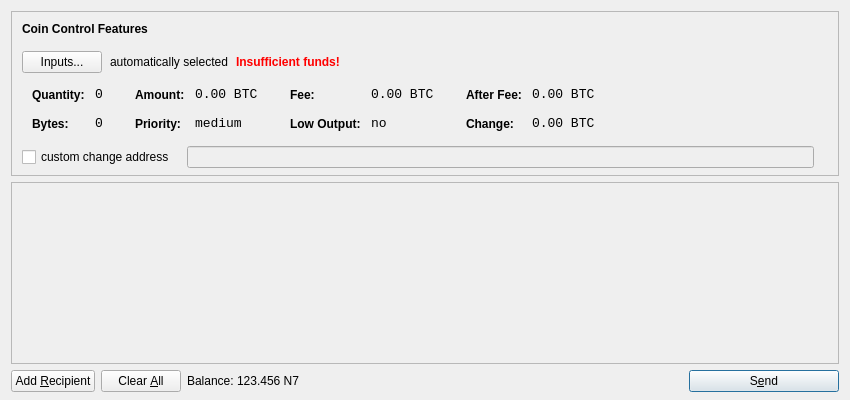
<?xml version="1.0" encoding="UTF-8"?>
<ui version="4.0">
 <class>SendCoinsDialog</class>
 <widget class="QDialog" name="SendCoinsDialog">
  <property name="geometry">
   <rect>
    <x>0</x>
    <y>0</y>
    <width>850</width>
    <height>400</height>
   </rect>
  </property>
  <property name="windowTitle">
   <string>Send Coins</string>
  </property>
  <layout class="QVBoxLayout" name="verticalLayout" stretch="0,1,0">
   <property name="bottomMargin">
    <number>8</number>
   </property>
   <item>
    <widget class="QFrame" name="frameCoinControl">
     <property name="sizePolicy">
      <sizepolicy hsizetype="Expanding" vsizetype="Expanding">
       <horstretch>0</horstretch>
       <verstretch>0</verstretch>
      </sizepolicy>
     </property>
     <property name="maximumSize">
      <size>
       <width>16777215</width>
       <height>16777215</height>
      </size>
     </property>
     <property name="frameShape">
      <enum>QFrame::StyledPanel</enum>
     </property>
     <property name="frameShadow">
      <enum>QFrame::Sunken</enum>
     </property>
     <layout class="QVBoxLayout" name="verticalLayoutCoinControl2">
      <property name="spacing">
       <number>-1</number>
      </property>
      <property name="leftMargin">
       <number>0</number>
      </property>
      <property name="topMargin">
       <number>0</number>
      </property>
      <property name="rightMargin">
       <number>0</number>
      </property>
      <property name="bottomMargin">
       <number>6</number>
      </property>
      <item>
       <layout class="QVBoxLayout" name="verticalLayoutCoinControl" stretch="0,0,0,0,1">
        <property name="spacing">
         <number>0</number>
        </property>
        <property name="leftMargin">
         <number>10</number>
        </property>
        <property name="topMargin">
         <number>10</number>
        </property>
        <item>
         <layout class="QHBoxLayout" name="horizontalLayoutCoinControl1">
          <property name="bottomMargin">
           <number>15</number>
          </property>
          <item>
           <widget class="QLabel" name="labelCoinControlFeatures">
            <property name="sizePolicy">
             <sizepolicy hsizetype="Preferred" vsizetype="Maximum">
              <horstretch>0</horstretch>
              <verstretch>0</verstretch>
             </sizepolicy>
            </property>
            <property name="font">
             <font>
              <weight>75</weight>
              <bold>true</bold>
             </font>
            </property>
            <property name="styleSheet">
             <string notr="true">font-weight:bold;</string>
            </property>
            <property name="text">
             <string>Coin Control Features</string>
            </property>
           </widget>
          </item>
         </layout>
        </item>
        <item>
         <layout class="QHBoxLayout" name="horizontalLayoutCoinControl2" stretch="0,0,0,0">
          <property name="spacing">
           <number>8</number>
          </property>
          <property name="bottomMargin">
           <number>10</number>
          </property>
          <item>
           <widget class="QPushButton" name="pushButtonCoinControl">
            <property name="styleSheet">
             <string notr="true"/>
            </property>
            <property name="text">
             <string>Inputs...</string>
            </property>
           </widget>
          </item>
          <item>
           <widget class="QLabel" name="labelCoinControlAutomaticallySelected">
            <property name="text">
             <string>automatically selected</string>
            </property>
            <property name="margin">
             <number>5</number>
            </property>
           </widget>
          </item>
          <item>
           <widget class="QLabel" name="labelCoinControlInsuffFunds">
            <property name="font">
             <font>
              <weight>75</weight>
              <bold>true</bold>
             </font>
            </property>
            <property name="styleSheet">
             <string notr="true">color:red;font-weight:bold;</string>
            </property>
            <property name="text">
             <string>Insufficient funds!</string>
            </property>
            <property name="margin">
             <number>5</number>
            </property>
           </widget>
          </item>
          <item>
           <spacer name="horizontalSpacerCoinControl">
            <property name="orientation">
             <enum>Qt::Horizontal</enum>
            </property>
            <property name="sizeHint" stdset="0">
             <size>
              <width>40</width>
              <height>1</height>
             </size>
            </property>
           </spacer>
          </item>
         </layout>
        </item>
        <item>
         <widget class="QWidget" name="widgetCoinControl" native="true">
          <property name="sizePolicy">
           <sizepolicy hsizetype="Preferred" vsizetype="Preferred">
            <horstretch>0</horstretch>
            <verstretch>0</verstretch>
           </sizepolicy>
          </property>
          <property name="minimumSize">
           <size>
            <width>0</width>
            <height>0</height>
           </size>
          </property>
          <property name="styleSheet">
           <string notr="true"/>
          </property>
          <layout class="QHBoxLayout" name="horizontalLayoutCoinControl5">
           <property name="margin">
            <number>0</number>
           </property>
           <item>
            <layout class="QHBoxLayout" name="horizontalLayoutCoinControl3" stretch="0,0,0,1">
             <property name="spacing">
              <number>20</number>
             </property>
             <property name="topMargin">
              <number>0</number>
             </property>
             <property name="bottomMargin">
              <number>10</number>
             </property>
             <item>
              <layout class="QFormLayout" name="formLayoutCoinControl1">
               <property name="horizontalSpacing">
                <number>10</number>
               </property>
               <property name="verticalSpacing">
                <number>14</number>
               </property>
               <property name="leftMargin">
                <number>10</number>
               </property>
               <property name="topMargin">
                <number>4</number>
               </property>
               <property name="rightMargin">
                <number>6</number>
               </property>
               <item row="0" column="0">
                <widget class="QLabel" name="labelCoinControlQuantityText">
                 <property name="styleSheet">
                  <string notr="true">font-weight:bold;</string>
                 </property>
                 <property name="text">
                  <string>Quantity:</string>
                 </property>
                 <property name="margin">
                  <number>0</number>
                 </property>
                </widget>
               </item>
               <item row="0" column="1">
                <widget class="QLabel" name="labelCoinControlQuantity">
                 <property name="font">
                  <font>
                   <family>Monospace</family>
                   <pointsize>10</pointsize>
                  </font>
                 </property>
                 <property name="cursor">
                  <cursorShape>IBeamCursor</cursorShape>
                 </property>
                 <property name="contextMenuPolicy">
                  <enum>Qt::ActionsContextMenu</enum>
                 </property>
                 <property name="text">
                  <string notr="true">0</string>
                 </property>
                 <property name="margin">
                  <number>0</number>
                 </property>
                 <property name="textInteractionFlags">
                  <set>Qt::LinksAccessibleByMouse|Qt::TextSelectableByKeyboard|Qt::TextSelectableByMouse</set>
                 </property>
                </widget>
               </item>
               <item row="1" column="0">
                <widget class="QLabel" name="labelCoinControlBytesText">
                 <property name="styleSheet">
                  <string notr="true">font-weight:bold;</string>
                 </property>
                 <property name="text">
                  <string>Bytes:</string>
                 </property>
                </widget>
               </item>
               <item row="1" column="1">
                <widget class="QLabel" name="labelCoinControlBytes">
                 <property name="font">
                  <font>
                   <family>Monospace</family>
                   <pointsize>10</pointsize>
                  </font>
                 </property>
                 <property name="cursor">
                  <cursorShape>IBeamCursor</cursorShape>
                 </property>
                 <property name="contextMenuPolicy">
                  <enum>Qt::ActionsContextMenu</enum>
                 </property>
                 <property name="text">
                  <string notr="true">0</string>
                 </property>
                 <property name="textInteractionFlags">
                  <set>Qt::LinksAccessibleByMouse|Qt::TextSelectableByKeyboard|Qt::TextSelectableByMouse</set>
                 </property>
                </widget>
               </item>
              </layout>
             </item>
             <item>
              <layout class="QFormLayout" name="formLayoutCoinControl2">
               <property name="horizontalSpacing">
                <number>10</number>
               </property>
               <property name="verticalSpacing">
                <number>14</number>
               </property>
               <property name="leftMargin">
                <number>6</number>
               </property>
               <property name="topMargin">
                <number>4</number>
               </property>
               <property name="rightMargin">
                <number>6</number>
               </property>
               <item row="0" column="0">
                <widget class="QLabel" name="labelCoinControlAmountText">
                 <property name="styleSheet">
                  <string notr="true">font-weight:bold;</string>
                 </property>
                 <property name="text">
                  <string>Amount:</string>
                 </property>
                 <property name="margin">
                  <number>0</number>
                 </property>
                </widget>
               </item>
               <item row="0" column="1">
                <widget class="QLabel" name="labelCoinControlAmount">
                 <property name="font">
                  <font>
                   <family>Monospace</family>
                   <pointsize>10</pointsize>
                  </font>
                 </property>
                 <property name="cursor">
                  <cursorShape>IBeamCursor</cursorShape>
                 </property>
                 <property name="contextMenuPolicy">
                  <enum>Qt::ActionsContextMenu</enum>
                 </property>
                 <property name="text">
                  <string notr="true">0.00 BTC</string>
                 </property>
                 <property name="textInteractionFlags">
                  <set>Qt::LinksAccessibleByMouse|Qt::TextSelectableByKeyboard|Qt::TextSelectableByMouse</set>
                 </property>
                </widget>
               </item>
               <item row="1" column="0">
                <widget class="QLabel" name="labelCoinControlPriorityText">
                 <property name="styleSheet">
                  <string notr="true">font-weight:bold;</string>
                 </property>
                 <property name="text">
                  <string>Priority:</string>
                 </property>
                </widget>
               </item>
               <item row="1" column="1">
                <widget class="QLabel" name="labelCoinControlPriority">
                 <property name="font">
                  <font>
                   <family>Monospace</family>
                   <pointsize>10</pointsize>
                  </font>
                 </property>
                 <property name="cursor">
                  <cursorShape>IBeamCursor</cursorShape>
                 </property>
                 <property name="contextMenuPolicy">
                  <enum>Qt::ActionsContextMenu</enum>
                 </property>
                 <property name="text">
                  <string>medium</string>
                 </property>
                 <property name="textInteractionFlags">
                  <set>Qt::LinksAccessibleByMouse|Qt::TextSelectableByKeyboard|Qt::TextSelectableByMouse</set>
                 </property>
                </widget>
               </item>
              </layout>
             </item>
             <item>
              <layout class="QFormLayout" name="formLayoutCoinControl3">
               <property name="horizontalSpacing">
                <number>10</number>
               </property>
               <property name="verticalSpacing">
                <number>14</number>
               </property>
               <property name="leftMargin">
                <number>6</number>
               </property>
               <property name="topMargin">
                <number>4</number>
               </property>
               <property name="rightMargin">
                <number>6</number>
               </property>
               <item row="0" column="0">
                <widget class="QLabel" name="labelCoinControlFeeText">
                 <property name="styleSheet">
                  <string notr="true">font-weight:bold;</string>
                 </property>
                 <property name="text">
                  <string>Fee:</string>
                 </property>
                 <property name="margin">
                  <number>0</number>
                 </property>
                </widget>
               </item>
               <item row="0" column="1">
                <widget class="QLabel" name="labelCoinControlFee">
                 <property name="font">
                  <font>
                   <family>Monospace</family>
                   <pointsize>10</pointsize>
                  </font>
                 </property>
                 <property name="cursor">
                  <cursorShape>IBeamCursor</cursorShape>
                 </property>
                 <property name="contextMenuPolicy">
                  <enum>Qt::ActionsContextMenu</enum>
                 </property>
                 <property name="text">
                  <string notr="true">0.00 BTC</string>
                 </property>
                 <property name="textInteractionFlags">
                  <set>Qt::LinksAccessibleByMouse|Qt::TextSelectableByKeyboard|Qt::TextSelectableByMouse</set>
                 </property>
                </widget>
               </item>
               <item row="1" column="0">
                <widget class="QLabel" name="labelCoinControlLowOutputText">
                 <property name="styleSheet">
                  <string notr="true">font-weight:bold;</string>
                 </property>
                 <property name="text">
                  <string>Low Output:</string>
                 </property>
                </widget>
               </item>
               <item row="1" column="1">
                <widget class="QLabel" name="labelCoinControlLowOutput">
                 <property name="font">
                  <font>
                   <family>Monospace</family>
                   <pointsize>10</pointsize>
                  </font>
                 </property>
                 <property name="cursor">
                  <cursorShape>IBeamCursor</cursorShape>
                 </property>
                 <property name="contextMenuPolicy">
                  <enum>Qt::ActionsContextMenu</enum>
                 </property>
                 <property name="text">
                  <string>no</string>
                 </property>
                 <property name="textInteractionFlags">
                  <set>Qt::LinksAccessibleByMouse|Qt::TextSelectableByKeyboard|Qt::TextSelectableByMouse</set>
                 </property>
                </widget>
               </item>
              </layout>
             </item>
             <item>
              <layout class="QFormLayout" name="formLayoutCoinControl4">
               <property name="horizontalSpacing">
                <number>10</number>
               </property>
               <property name="verticalSpacing">
                <number>14</number>
               </property>
               <property name="leftMargin">
                <number>6</number>
               </property>
               <property name="topMargin">
                <number>4</number>
               </property>
               <property name="rightMargin">
                <number>6</number>
               </property>
               <item row="0" column="0">
                <widget class="QLabel" name="labelCoinControlAfterFeeText">
                 <property name="styleSheet">
                  <string notr="true">font-weight:bold;</string>
                 </property>
                 <property name="text">
                  <string>After Fee:</string>
                 </property>
                 <property name="margin">
                  <number>0</number>
                 </property>
                </widget>
               </item>
               <item row="0" column="1">
                <widget class="QLabel" name="labelCoinControlAfterFee">
                 <property name="font">
                  <font>
                   <family>Monospace</family>
                   <pointsize>10</pointsize>
                  </font>
                 </property>
                 <property name="cursor">
                  <cursorShape>IBeamCursor</cursorShape>
                 </property>
                 <property name="contextMenuPolicy">
                  <enum>Qt::ActionsContextMenu</enum>
                 </property>
                 <property name="text">
                  <string notr="true">0.00 BTC</string>
                 </property>
                 <property name="textInteractionFlags">
                  <set>Qt::LinksAccessibleByMouse|Qt::TextSelectableByKeyboard|Qt::TextSelectableByMouse</set>
                 </property>
                </widget>
               </item>
               <item row="1" column="0">
                <widget class="QLabel" name="labelCoinControlChangeText">
                 <property name="styleSheet">
                  <string notr="true">font-weight:bold;</string>
                 </property>
                 <property name="text">
                  <string>Change:</string>
                 </property>
                </widget>
               </item>
               <item row="1" column="1">
                <widget class="QLabel" name="labelCoinControlChange">
                 <property name="font">
                  <font>
                   <family>Monospace</family>
                   <pointsize>10</pointsize>
                  </font>
                 </property>
                 <property name="cursor">
                  <cursorShape>IBeamCursor</cursorShape>
                 </property>
                 <property name="contextMenuPolicy">
                  <enum>Qt::ActionsContextMenu</enum>
                 </property>
                 <property name="text">
                  <string notr="true">0.00 BTC</string>
                 </property>
                 <property name="textInteractionFlags">
                  <set>Qt::LinksAccessibleByMouse|Qt::TextSelectableByKeyboard|Qt::TextSelectableByMouse</set>
                 </property>
                </widget>
               </item>
              </layout>
             </item>
            </layout>
           </item>
          </layout>
         </widget>
        </item>
        <item>
         <layout class="QHBoxLayout" name="horizontalLayoutCoinControl4" stretch="0,0,0">
          <property name="spacing">
           <number>12</number>
          </property>
          <property name="sizeConstraint">
           <enum>QLayout::SetDefaultConstraint</enum>
          </property>
          <property name="topMargin">
           <number>5</number>
          </property>
          <property name="rightMargin">
           <number>5</number>
          </property>
          <item>
           <widget class="QCheckBox" name="checkBoxCoinControlChange">
            <property name="text">
             <string>custom change address</string>
            </property>
           </widget>
          </item>
          <item>
           <widget class="QLineEdit" name="lineEditCoinControlChange">
            <property name="enabled">
             <bool>false</bool>
            </property>
            <property name="sizePolicy">
             <sizepolicy hsizetype="Expanding" vsizetype="Fixed">
              <horstretch>0</horstretch>
              <verstretch>0</verstretch>
             </sizepolicy>
            </property>
           </widget>
          </item>
          <item>
           <widget class="QLabel" name="labelCoinControlChangeLabel">
            <property name="sizePolicy">
             <sizepolicy hsizetype="Preferred" vsizetype="Expanding">
              <horstretch>0</horstretch>
              <verstretch>0</verstretch>
             </sizepolicy>
            </property>
            <property name="minimumSize">
             <size>
              <width>0</width>
              <height>0</height>
             </size>
            </property>
            <property name="text">
             <string/>
            </property>
            <property name="margin">
             <number>3</number>
            </property>
           </widget>
          </item>
         </layout>
        </item>
        <item>
         <spacer name="verticalSpacerCoinControl">
          <property name="orientation">
           <enum>Qt::Vertical</enum>
          </property>
          <property name="sizeHint" stdset="0">
           <size>
            <width>800</width>
            <height>1</height>
           </size>
          </property>
         </spacer>
        </item>
       </layout>
      </item>
     </layout>
    </widget>
   </item>
   <item>
    <widget class="QScrollArea" name="scrollArea">
     <property name="widgetResizable">
      <bool>true</bool>
     </property>
     <widget class="QWidget" name="scrollAreaWidgetContents">
      <property name="geometry">
       <rect>
        <x>0</x>
        <y>0</y>
        <width>830</width>
        <height>165</height>
       </rect>
      </property>
      <layout class="QVBoxLayout" name="verticalLayout_2">
       <property name="margin">
        <number>0</number>
       </property>
       <item>
        <layout class="QVBoxLayout" name="entries">
         <property name="spacing">
          <number>6</number>
         </property>
        </layout>
       </item>
       <item>
        <spacer name="verticalSpacer">
         <property name="orientation">
          <enum>Qt::Vertical</enum>
         </property>
         <property name="sizeHint" stdset="0">
          <size>
           <width>20</width>
           <height>40</height>
          </size>
         </property>
        </spacer>
       </item>
      </layout>
     </widget>
    </widget>
   </item>
   <item>
    <layout class="QHBoxLayout" name="horizontalLayout">
     <item>
      <widget class="QPushButton" name="addButton">
       <property name="toolTip">
        <string>Send to multiple recipients at once</string>
       </property>
       <property name="text">
        <string>Add &amp;Recipient</string>
       </property>
       <property name="icon">
        <iconset resource="../bitcoin.qrc">
         <normaloff>:/icons/add</normaloff>:/icons/add</iconset>
       </property>
       <property name="autoDefault">
        <bool>false</bool>
       </property>
      </widget>
     </item>
     <item>
      <widget class="QPushButton" name="clearButton">
       <property name="sizePolicy">
        <sizepolicy hsizetype="Minimum" vsizetype="Fixed">
         <horstretch>0</horstretch>
         <verstretch>0</verstretch>
        </sizepolicy>
       </property>
       <property name="toolTip">
        <string>Remove all transaction fields</string>
       </property>
       <property name="text">
        <string>Clear &amp;All</string>
       </property>
       <property name="icon">
        <iconset resource="../bitcoin.qrc">
         <normaloff>:/icons/remove</normaloff>:/icons/remove</iconset>
       </property>
       <property name="autoRepeatDelay">
        <number>300</number>
       </property>
       <property name="autoDefault">
        <bool>false</bool>
       </property>
      </widget>
     </item>
     <item>
      <layout class="QHBoxLayout" name="horizontalLayout_2">
       <property name="spacing">
        <number>3</number>
       </property>
       <item>
        <widget class="QLabel" name="label">
         <property name="text">
          <string>Balance:</string>
         </property>
        </widget>
       </item>
       <item>
        <widget class="QLabel" name="labelBalance">
         <property name="cursor">
          <cursorShape>IBeamCursor</cursorShape>
         </property>
         <property name="text">
          <string>123.456 N7</string>
         </property>
         <property name="textInteractionFlags">
          <set>Qt::LinksAccessibleByMouse|Qt::TextSelectableByKeyboard|Qt::TextSelectableByMouse</set>
         </property>
        </widget>
       </item>
      </layout>
     </item>
     <item>
      <spacer name="horizontalSpacer">
       <property name="orientation">
        <enum>Qt::Horizontal</enum>
       </property>
       <property name="sizeHint" stdset="0">
        <size>
         <width>40</width>
         <height>20</height>
        </size>
       </property>
      </spacer>
     </item>
     <item>
      <widget class="QPushButton" name="sendButton">
       <property name="minimumSize">
        <size>
         <width>150</width>
         <height>0</height>
        </size>
       </property>
       <property name="toolTip">
        <string>Confirm the send action</string>
       </property>
       <property name="text">
        <string>S&amp;end</string>
       </property>
       <property name="icon">
        <iconset resource="../bitcoin.qrc">
         <normaloff>:/icons/send</normaloff>:/icons/send</iconset>
       </property>
       <property name="default">
        <bool>true</bool>
       </property>
      </widget>
     </item>
    </layout>
   </item>
  </layout>
 </widget>
 <resources>
  <include location="../bitcoin.qrc"/>
 </resources>
 <connections/>
</ui>
